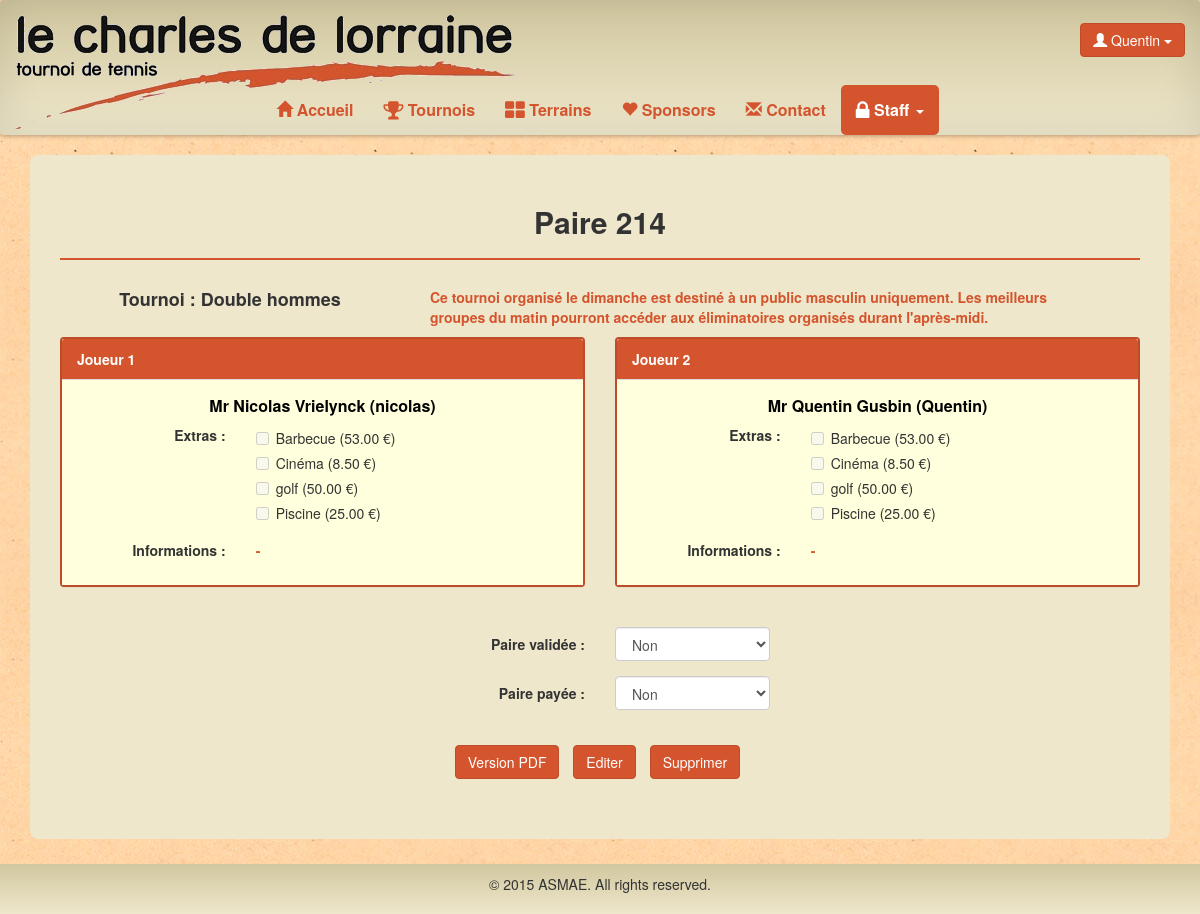
The page /tennis/staff/paires/214 (signed in) on the database its author committed.
### tennis/models.py (models this page shows, shortened)
class Pair(models.Model):
	id = models.AutoField(primary_key=True, verbose_name="ID")
	tournoi = models.ForeignKey(Tournoi)
	user1 = models.ForeignKey(User, related_name='user1', verbose_name = "Utilisateur 1")
	user2 = models.ForeignKey(User, related_name='user2', verbose_name = "Utilisateur 2")
	extra1 = models.ManyToManyField(Extra, related_name='extra1')
	extra2 = models.ManyToManyField(Extra, related_name='extra2')
	comment1 = models.TextField(null=True, blank=True)
	comment2 = models.TextField(null=True, blank=True)
	confirm = models.BooleanField(default=False, verbose_name = "Confirmation")
	valid = models.BooleanField(default=False, verbose_name = "Validation")
	pay = models.BooleanField(default=False, verbose_name="Paiement")
	gagnant = models.BooleanField(default=False)
	finaliste = models.BooleanField(default=False)
	class Meta:
		verbose_name = 'Paire'
		permissions = (
			("Pair", "Manage Pair"),
        )

class Tournoi(models.Model):
	nom = models.CharField(max_length=50,primary_key=True)
	description = models.TextField(null=True)
	jour = models.CharField(max_length=50)
	status = models.ForeignKey(TournoiStatus,null=True,blank=True)
	arbre = models.ForeignKey(Arbre, null=True, blank=True)
	class Meta:
		verbose_name = 'Tournoi'
		permissions = (
			("TournoiDesFamilles", "Manage tournoi des familles"),
			("DoubleHommes", "Manage double hommes"),
			("DoubleFemmes", "Manage double femmes"),
			("DoubleMixte", "Manage double mixte"),
		)

class Participant(models.Model):
	user = models.OneToOneField(User,null=True)
	titre = models.CharField(max_length=5)
	nom = models.CharField(max_length=30)
	prenom = models.CharField(max_length=30, verbose_name="Prénom")
	rue = models.CharField(max_length=100)
	numero = models.CharField(max_length=10, verbose_name="Numéro")
	boite = models.CharField(max_length=10,null=True, blank=True)
	codepostal = models.CharField(max_length=10, verbose_name="Code postal")
	localite = models.CharField(max_length=30, verbose_name="Localité")
	telephone = models.CharField(max_length=30,null=True, blank=True, verbose_name="Téléphone")
	fax = models.CharField(max_length=30,null=True, blank=True)
	gsm = models.CharField(max_length=30,null=True)
	datenaissance = models.DateTimeField(null=True, verbose_name="Date de naissance")
	classement = models.CharField(max_length=10,null=True, blank=True)
	oldparticipant = models.BooleanField(default=False)
	isGroupLeader = models.BooleanField(default=False)
	isAccountActivated = models.BooleanField(default=True)
	class Meta:
		verbose_name = "Participant"
		permissions = (
			("User", "Manage User"),
			("Droit","Donner droit"),
		)

class Extra(models.Model):
	id = models.AutoField(primary_key=True)
	nom = models.CharField(max_length=30)
	prix = models.DecimalField(max_digits=11,decimal_places=2)
	commentaires = models.TextField(null=True)
	class Meta:
		verbose_name = "Extra"
		permissions = (
			("Extra", "Manage Extra"),
		)

### tennis/views.py (the view, shortened to what this page needs)
# urls.py: url(r'^staff/paires/(\d+)$','validatePair'),
@permission_required('tennis.Pair')
def validatePair(request, id):
	pair = Pair.objects.filter(id=id)[0]
	Ex = Extra.objects.all()
	extra1 = pair.extra1.all()
	extranot1 = list()
	for elem in Ex:
		contained = False
		for el in extra1:
			if elem.id == el.id:
				contained = True
		if contained == False:
			extranot1.append(Extra.objects.filter(id=elem.id)[0])
	extra2 = pair.extra2.all()
	extranot2 = list()
	for elem in Ex:
		contained = False
		for el in extra2:
			if elem.id == el.id:
				contained = True
		if contained == False:
			extranot2.append(Extra.objects.filter(id=elem.id)[0])
	birthdate1 = pair.user1.participant.datenaissance
	formatedBirthdate1 = birthdate1.strftime('%d/%m/%Y')
	birthdate2 = pair.user2.participant.datenaissance
	formatedBirthdate2 = birthdate2.strftime('%d/%m/%Y')
	if request.user.is_authenticated():
		return render(request,'tennis/validatePair.html',locals())
	return redirect(reverse(home))

### tennis/templates/tennis/validatePair.html (shortened to what this page needs)
{% extends "tennis/staff.html" %}
{% block body %}
<div class="container">
	<div class="content-box">
		<h2 class="center">Paire {{ pair.id }}</h2>
		<hr class="line">
		<div class="row">
			<div class="col-sm-4 col-sm-offset-0">
				<h4 class="center">Tournoi : {{ pair.tournoi.nom }}</h4>
			</div>
			<div class="col-sm-7">
				<p class="info">{{ pair.tournoi.description }}</p>
			</div>
		</div>
		<div class="row">
			<div class="col-lg-6">
				<div class="panel panel-default">
					<div class="panel-heading">Joueur 1</div>
					<div class="panel-body">
						<a class="UserLink" style="text-align:center" href="{% url "tennis.views.viewUser" pair.user1.username %}">{{ pair.user1.participant.titre }} {{ pair.user1.participant.prenom }} {{ pair.user1.participant.nom }} ({{ pair.user1.username }})</a>
						<div class="form-group">
					      <label class="info control-label col-sm-4" for="username">Extras : </label>
					      <div class="col-sm-8">
						{% for extra in extranot1 %}
					      	<div class="checkbox">
						      <label><input type="checkbox" value="{{ extra.id }}" disabled >{{ extra.nom }} ({{ extra.prix }} €)</label>
						    </div>
						    {% endfor %}
					      </div>
					    </div>
						<div class="form-group">
					      <label class="info control-label col-sm-4" for="username">Informations : </label>
					      <div class="col-sm-8">
					      	<p class="info">{% if pair.comment1 %}{{ pair.comment1 }}{% else %} - {% endif %}</p>
					      </div>
					    </div>
					</div>
				</div>
			</div>
			<div class="col-lg-6">
				<div class="panel panel-default">
					<div class="panel-heading">Joueur 2</div>
					<div class="panel-body">
						<a class="UserLink" style="text-align:center" href="{% url "tennis.views.viewUser" pair.user2.username %}">{{ pair.user2.participant.titre }} {{ pair.user2.participant.prenom }} {{ pair.user2.participant.nom }} ({{ pair.user2.username }})</a>
						<div class="form-group">
					      <label class="info control-label col-sm-4" for="username">Extras : </label>
					      <div class="col-sm-8">
						{% for extra in extranot2 %}
					      	<div class="checkbox">
						      <label><input type="checkbox" value="{{ extra.id }}" disabled >{{ extra.nom }} ({{ extra.prix }} €)</label>
						    </div>
						    {% endfor %}
					      </div>
					    </div>
						<div class="form-group">
					      <label class="info control-label col-sm-4" for="username">Informations : </label>
					      <div class="col-sm-8">
					      	<p class="info">{% if pair.comment2 %}{{ pair.comment2 }}{% else %} - {% endif %}</p>
					      </div>
					    </div>
					</div>
				</div>
			</div>
		</div>
		<div style="margin-top:20px;">
			<form role="form" class="form-horizontal" method="post" action="">
			<div class="row">
				<div class="col-sm-4 col-sm-offset-4">
					<div class="form-group">
				      <label class="control-label col-sm-6" for="title">Paire validée : </label>
				      <div class="col-sm-6">
				      	<select class="form-control" name="valid">
				      	{% if not pair.valid %}
						    <option selected="selected">Non</option>
						{% else %}
							<option>Oui</option>
						    <option>Non</option>
				      	{% endif %}
						</select>
				      </div>
				    </div>
					<div class="form-group">
				      <label class="control-label col-sm-6" for="title">Paire payée : </label>
				      <div class="col-sm-6">
				      	<select class="form-control" name="pay">
				      	{% if not pair.pay %}
						    <option selected="selected">Non</option>
						{% else %}
							<option>Oui</option>
						    <option>Non</option>
				      	{% endif %}
						</select>
				      </div>
				    </div>
				</div>
			</div>
		    <ul class="list-inline text-center" style="margin-top:20px;">
				<li>
					<button onclick="location.href='{% url "tennis.views.pairPDF" pair.id %}';" type="button" class="btn btn-default no-print">Version PDF</button>
				</li>
				<li>
					<button class="btn-default btn" name="action" value="editPair">Editer</button>
				</li>
				<li>
					<button class="btn-default btn" type="button" data-toggle="modal" data-target="#myModal">Supprimer</button>
				</li>
			</ul>
			</form>
		</div>
	</div>
</div>
{% endblock %}

### tennis/templates/tennis/base.html (shortened to what this page needs)
<!DOCTYPE html>
<html lang="fr">
<head>
    {% load static from staticfiles %}
  <link rel="stylesheet" type="text/css" href="{% static 'tennis/css/tennis.css' %}">
  <link rel="stylesheet" type="text/css" href="{% static 'tennis/css/gracket.css' %}">
  <link rel="stylesheet" href="http://maxcdn.bootstrapcdn.com/bootstrap/3.3.5/css/bootstrap.min.css">
  <link rel="stylesheet" href="https://maxcdn.bootstrapcdn.com/font-awesome/4.4.0/css/font-awesome.min.css">
</head>
<body>
      <nav class="effect6 navbar navbar-default" role="navigation">
        <div class="container-fluid">
          <div class="navbar-header" style="width:100%;">
            <a class="navbar-brand navbar-img" style="padding-bottom:70px;" href="{% url "tennis.views.home" %}"><img src="{% static 'tennis/img/logo.png' %}"></a>
            <div class="username btn-group pull-right navbar-btn">
              {% if user.is_authenticated %}
              <button class="btn btn-default dropdown-toggle" type="button" data-toggle="dropdown"><span class="glyphicon glyphicon-user" aria-hidden="true"></span> {{ user.username }}
                <span class="caret"></span></button>
              {% endif %}
            </div>
          </div>
          <div class="collapse navbar-collapse" id="bs-example-navbar-collapse-1">
            <ul class="nav navbar-nav">
              <li {% block nav-home %}{% endblock %}><a href="{% url "tennis.views.home" %}"><span class="glyphicon glyphicon-home" aria-hidden="true"></span> Accueil</a></li>
              {% if user.is_authenticated %}
              <li {% block nav-tournoi %}{% endblock %}><a href="{% url "tennis.views.tournoi" %}"><i class="fa fa-trophy fa-lg"></i> Tournois</a></li>
              <li {% block nav-terrain %}{% endblock %}><a href="{% url "tennis.views.terrain" %}"><i class="fa fa-th-large fa-lg"></i> Terrains</a></li>
              {% endif %}
              <li {% block nav-sponsors %}{% endblock %}><a href="{% url "tennis.views.sponsors" %}"><span class="glyphicon glyphicon-heart" aria-hidden="true"></span> Sponsors</a></li>
              <li {% block nav-contact %}{% endblock %}><a href="{% url "tennis.views.contact" %}"><span class="glyphicon glyphicon-envelope" aria-hidden="true"></span> Contact</a></li>
              {% if perms.auth.Pair or perms.tennis.Extra or perms.auth.User or perms.tennis.Court or perms.tennis.DoubleHommes or perms.tennis.DoubleFemmes or perms.tennis.DoubleMixte or perms.tennis.TournoiDesFamilles or  perms.auth.Droit %}
              <li {% block nav-staff %}class="dropdown"{% endblock %}><a class="dropdown-toggle" data-toggle="dropdown" href="#"><i class="fa fa-lock fa-lg"></i> Staff <span class="caret"></span></a>
              </li>
              {% endif %}
              </ul>
          </div>
        </div>
      </nav>
    <div class="demo">
      {% block body %}
     {% endblock %}
    </div>
    <div class="footer no-print" id="foot01"></div>
</body>
</html>

### tennis/static/tennis/css/tennis.css (style rules this page uses)
html { height: 100%; box-sizing: border-box; }
*, *:before, *:after { box-sizing: inherit; }
body { position: relative; margin: 0; padding-bottom: 6rem; min-height: 100%; font-family: "Helvetica Neue", Arial, sans-serif; }
body, html { background-image: url("../img/bg.jpg"); }
h1, h2, h3, h4, h5, h6 { font-weight: bold !important; }
nav { font-size: 16px; background-color: rgba(238, 231, 203, 1); background: -webkit-linear-gradient(top, rgba(209, 199, 159, 1) 0%, rgba(238, 231, 203, 1) 100%); background: linear-gradient(to bottom, rgba(209, 199, 159, 1) 0%, rgba(238, 231, 203, 1) 100%); border-bottom-width: 0px!important; border-width: 0px!important; }
.effect6 { position:relative; -webkit-box-shadow:0 1px 4px rgba(0, 0, 0, 0.3), 0 0 40px rgba(0, 0, 0, 0.1) inset; -moz-box-shadow:0 1px 4px rgba(0, 0, 0, 0.3), 0 0 40px rgba(0, 0, 0, 0.1) inset; box-shadow:0 1px 4px rgba(0, 0, 0, 0.3), 0 0 40px rgba(0, 0, 0, 0.1) inset; }
.effect6:before, .effect6:after { content:""; position:absolute; z-index:-1; -webkit-box-shadow:0 0 20px rgba(0,0,0,0.8); -moz-box-shadow:0 0 20px rgba(0,0,0,0.8); box-shadow:0 0 20px rgba(0,0,0,0.8); top:50%; bottom:0; left:10px; right:10px; -moz-border-radius:100px / 10px; border-radius:100px / 10px; }
.effect6:after { right:10px; left:auto; -webkit-transform:skew(8deg) rotate(3deg); -moz-transform:skew(8deg) rotate(3deg); -ms-transform:skew(8deg) rotate(3deg); -o-transform:skew(8deg) rotate(3deg); transform:skew(8deg) rotate(3deg); }
.navbar-default .navbar-brand { color: black !important; }
.navbar-default .navbar-nav > li > a { color: #D4542D !important; font-weight: bold; }
.navbar-default .navbar-nav > .active > a, .navbar-default .navbar-nav > .active > a:hover, .navbar-default .navbar-nav > .active > a:focus { color: white !important; background-color: #D4542D !important; border-radius: 5px; }
.username, .navbar-img { display: none !important; }
@media (min-width:768px) { .username, .navbar-img { display: inherit!important; float:right; padding-top:15px; text-align: right; } }
@media (min-width:768px) { .navbar-img { display: inherit; } }
@media (min-width:768px) { .navbar .navbar-nav { display: inline-block; float: none; vertical-align: top; } }
@media (min-width:768px) { .navbar .navbar-collapse { text-align: center; } }
.content-box { background-color: rgba(238, 231, 203, 1); border-radius: 8px; padding-top: 30px; padding-bottom: 50px; padding-right: 30px; padding-left: 30px; margin-bottom: 15px; }
.center { text-align:center; }
.btn-default { background-color: #D4542D !important; border-color: #BF4C28 !important; color:white !important; }
hr.line { border-color: #D4542D; border-width: 2px; }
.panel-body { background-color: #FFFFDD; }
.panel-heading { background-color: #D4542D !important; color: white !important; font-weight: bold; }
.panel-default { border: solid 2px #BF4C28 !important; }
p.info { padding-top: 7px; font-weight: bold; color: #D4542D; }
label.info { padding-top: 7px; text-align: right; }
a.UserLink { font-weight: bold; font-size: 16px; color: black; margin:auto; display: block; }
.footer { position: absolute; right: 0; bottom: 0; left: 0; padding: 1rem; background-color: rgba(238, 231, 203, 1); background: -webkit-linear-gradient(top, rgba(209, 199, 159, 1) 0%, rgba(238, 231, 203, 1) 100%); background: linear-gradient(to bottom, rgba(209, 199, 159, 1) 0%, rgba(238, 231, 203, 1) 100%); text-align: center; }

### rows shown on the page
Pair: id "214", tournoi.nom "Double hommes", tournoi.description "Ce tournoi organisé le dimanche est destiné à un public masculin uniquement. Les meilleurs groupes du matin pourront accéder aux éliminatoires organisés durant l'après-midi.", user1.participant.titre "Mr", user1.participant.prenom "Nicolas", user1.participant.nom "Vrielynck", user1.username "nicolas", user2.participant.titre "Mr", user2.participant.prenom "Quentin", user2.participant.nom "Gusbin", user2.username "Quentin", valid "Non", pay "Non"
Extra: nom "Barbecue", prix "53.00"
Extra: nom "Cinéma", prix "8.50"
Extra: nom "golf", prix "50.00"
Extra: nom "Piscine", prix "25.00"

### other values the page prints
{{ user.username }} "Quentin"
